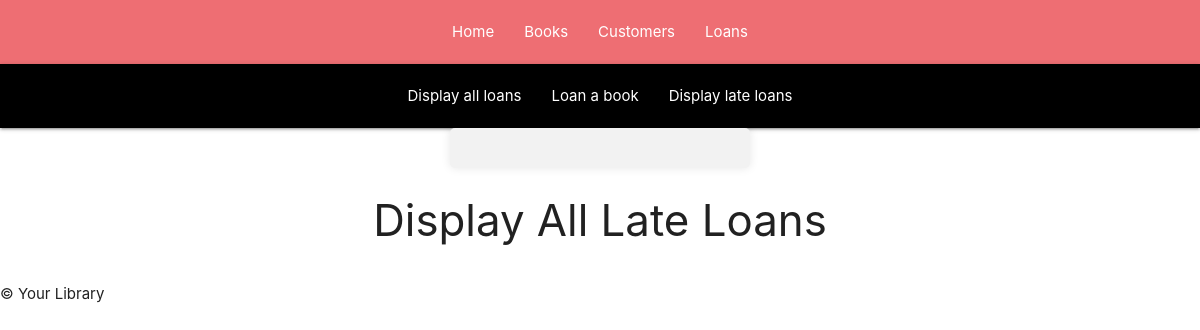
Before: /loans/lateloans with the older database file.
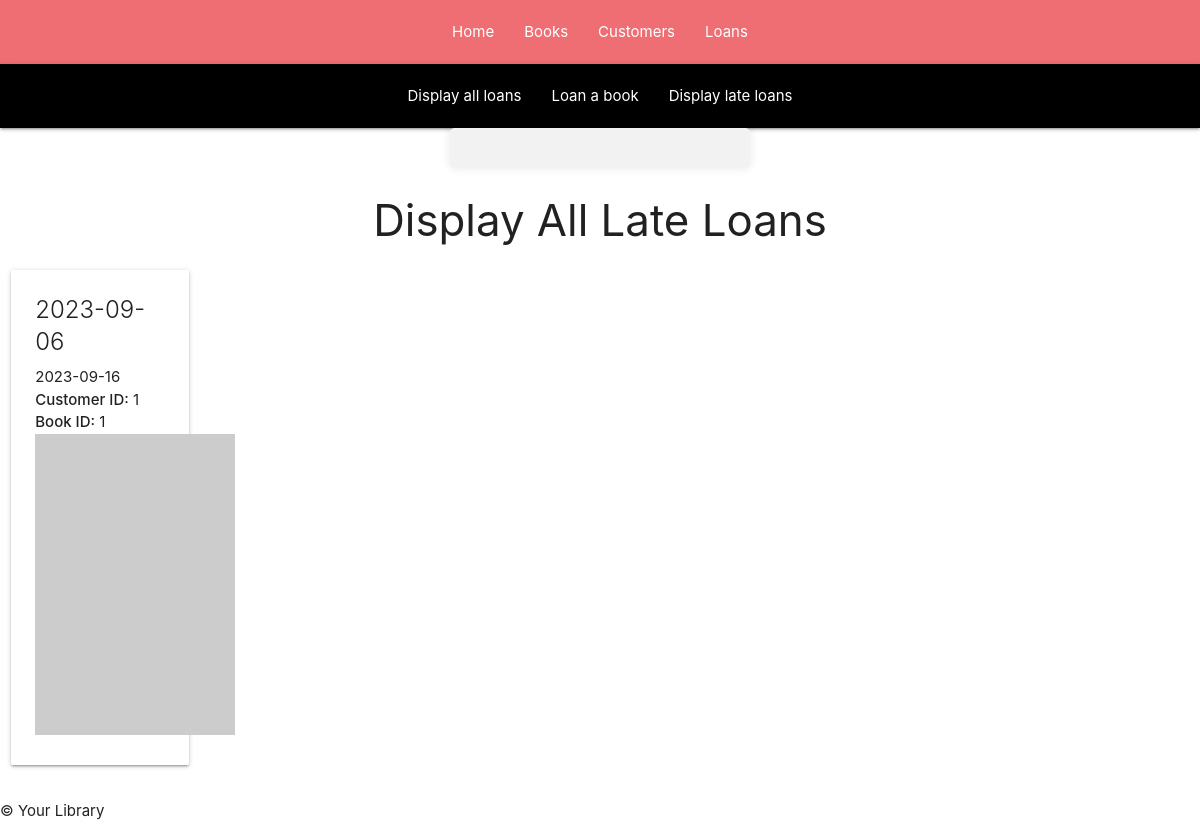
After: the same page with the newer database file.
### tables this page shows
CREATE TABLE loans(
                id INTEGER PRIMARY KEY,
                LoanDate TEXT,
                ReturnDate TEXT,
                CustID INTEGER,
                BookID INTEGER,
                FOREIGN KEY (CustID) REFERENCES customers(id),
                FOREIGN KEY (BookID) REFERENCES books(id)
            );

### app.py (the view)
@app.route('/loans/lateloans', methods=['GET'])
def displayLateLoans():
    all_late_loans = loan_instance.display_late_loans()
    return render_template("displaylateloans.html", late_loans=all_late_loans)

### tools/loans.py (called while the page is built)
    def display_late_loans(self):
        current_date = datetime.now().strftime('%Y-%m-%d')
        self.cur.execute("SELECT * FROM loans WHERE ReturnDate < ? AND ReturnDate IS NOT NULL", (current_date,))
        late_loans = self.cur.fetchall()
        return late_loans

### templates/displaylateloans.html (shortened to what this page needs)
{% extends "displayloans.html" %}
{% block inner_content %}
<div >
    <h3 class="center-align">Display All Late Loans</h3>
    <div class="row">
        {% for late_loan in late_loans %}
        <div class="col s2 m2">
            <div class="card">
                <div class="card-content">
                    <span class="card-title">{{ late_loan[1] }}</span>
                    <p>{{ late_loan[2] }}</p>
                    <p><strong>Customer ID:</strong> {{ late_loan[3] }}</p>
                    <p><strong>Book ID:</strong> {{ late_loan[4] }}</p>
                    <img src="https://picsum.photos/200/30{{late_loan[0]}}">
                </div>
            </div>
        </div>
        {% endfor %}
    </div>
</div>
{% endblock %}

Changed rows visible on the page:
added loans: LoanDate "2023-09-06", ReturnDate "2023-09-16", CustID "1", BookID "1"
